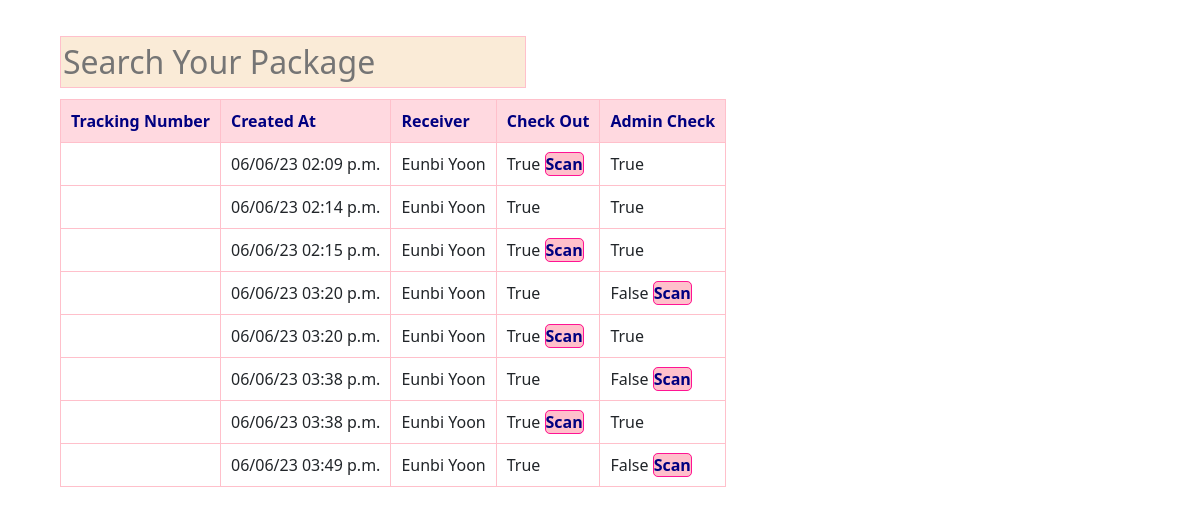
/search/, run on an earlier commit of the app's database.
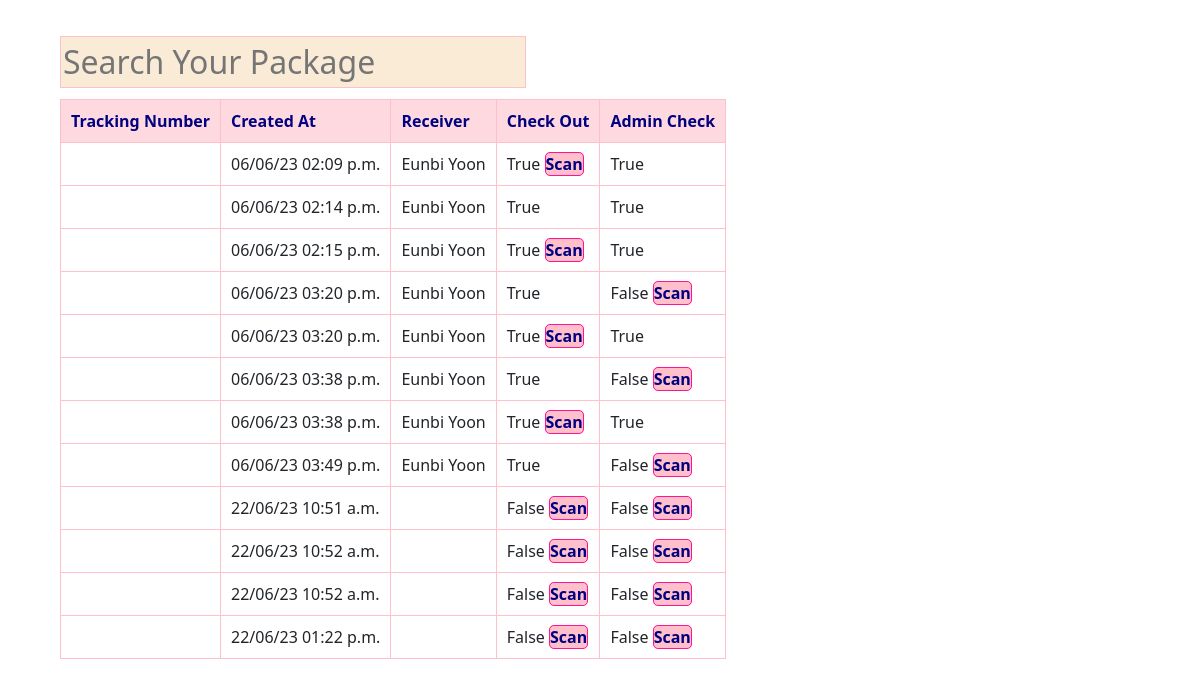
And on a later commit of the database.
### qrapp/models.py (models this page shows, shortened)
class QRCodeData(models.Model):
    code_data=models.CharField(max_length=255)
    created_at=models.DateTimeField(auto_now_add=True)
    receiver=models.CharField(max_length=255)
    check_out=models.BooleanField(default=False)
    admin_check=models.BooleanField(default=False)
    class Meta:
        verbose_name_plural='QR Scanning Data'

### qrapp/views.py (the view)
# urls.py: path('search/',searchView.as_view(), name='search_url'),
class searchView(ListView):
    template_name='search.html'
    context_object_name='item_list'
    def get_queryset(self):
        return QRCodeData.objects.all()

### qrapp/templates/search.html (shortened to what this page needs)
{% extends 'index.html' %}
{% block container %}
    <div class="search-detail">
        <input type="text" id="filterInput" placeholder="Search Your Package" oninput="filterTable()" required pattern="\S+.*" >
        <table id="myTable">
            <thead>
              <tr>
                <th>Tracking Number</th>
                <th>Created At</th>
                <th>Receiver</th>
                <th>Check Out</th>
                <th>Admin Check</th>
              </tr>
            </thead>
            <tbody>
                {% for item in item_list %}
                    <tr>
                        <td>{{ item.data }}</td>
                        <td>{{ item.created_at|date:"d/m/y h:i a" }}</td>
                        <td>{{ item.receiver }}</td>
                        {% if item.check_out %}
                            <td>{{ item.check_out }}</td>
                        {% else %}
                            <td>
                                {{ item.admin_check }}
                                <a href="{% url 'scan_url' %}">Scan</a>
                            </td>
                        {% endif %}
                        {% if item.admin_check %}
                            <td>{{ item.admin_check }}</td>
                        {% else %}
                            <td>
                                {{ item.admin_check }}
                                <a href="{% url 'scan_url' %}">Scan</a>
                            </td>
                        {% endif %}
                    </tr>
                {% endfor %}
            </tbody>
        </table>
    </div>
{% endblock %}

### qrapp/templates/index.html (shortened to what this page needs)
<html>
<head>
    {% load static %}
    <link rel="stylesheet" type="text/css" href="{% static 'css/style.css' %}">
    <link href="https://cdn.jsdelivr.net/npm/bootstrap@5.3.0/dist/css/bootstrap.min.css" rel="stylesheet">
</head>
<body>
    {% block container %}{% endblock %}
</body>
</html>

### statics/css/style.css (style rules this page uses)
body { font-family:'Nexa', sans-serif; margin:0; }
.search-detail { width:90%; margin:3% auto; }
.search-detail input { margin-bottom:1%; border:1px solid pink; font-size:2rem; color:rgb(255, 115, 138); background-color:antiquewhite; }
.search-detail table, .search-detail tr, .search-detail th, .search-detail td { border:1px solid pink; border-collapse: collapse; padding:10px; }
.search-detail table th { background-color: rgba(255, 192, 203, 0.596); color:navy; }
.search-detail a { background-color: pink; color:navy; border-radius:5px; border: 1px solid deeppink; font-weight:600; text-decoration: none; }

What changed in the data, as far as the page shows it:
added QRCodeData: created_at "22/06/23 10:51 a.m.", admin_check "False"
added QRCodeData: created_at "22/06/23 10:52 a.m.", admin_check "False"
added QRCodeData: created_at "22/06/23 10:52 a.m.", admin_check "False"
added QRCodeData: created_at "22/06/23 01:22 p.m.", admin_check "False"
